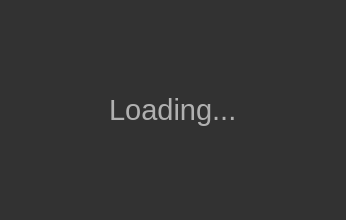
<?xml version="1.0" encoding="UTF-8"?>
<ui version="4.0">
 <class>frmLoad</class>
 <widget class="QMainWindow" name="frmLoad">
  <property name="geometry">
   <rect>
    <x>0</x>
    <y>0</y>
    <width>346</width>
    <height>220</height>
   </rect>
  </property>
  <property name="sizePolicy">
   <sizepolicy hsizetype="Fixed" vsizetype="Fixed">
    <horstretch>0</horstretch>
    <verstretch>0</verstretch>
   </sizepolicy>
  </property>
  <property name="minimumSize">
   <size>
    <width>346</width>
    <height>220</height>
   </size>
  </property>
  <property name="maximumSize">
   <size>
    <width>346</width>
    <height>220</height>
   </size>
  </property>
  <property name="windowTitle">
   <string>Rubix Cube Game 3D! | Loading...</string>
  </property>
  <property name="styleSheet">
   <string notr="true">QToolTip
{
     border: 1px solid black;
     background-color: #ffa02f;
     padding: 1px;
     border-radius: 3px;
     opacity: 100;
}

QWidget
{
    color: #b1b1b1;
    background-color: #323232;
}

QWidget:item:hover
{
    background-color: QLinearGradient( x1: 0, y1: 0, x2: 0, y2: 1, stop: 0 #ffa02f, stop: 1 #ca0619);
    color: #000000;
}

QWidget:item:selected
{
    background-color: QLinearGradient( x1: 0, y1: 0, x2: 0, y2: 1, stop: 0 #ffa02f, stop: 1 #d7801a);
}

QMenuBar::item
{
    background: transparent;
}

QMenuBar::item:selected
{
    background: transparent;
    border: 1px solid #ffaa00;
}

QMenuBar::item:pressed
{
    background: #444;
    border: 1px solid #000;
    background-color: QLinearGradient(
        x1:0, y1:0,
        x2:0, y2:1,
        stop:1 #212121,
        stop:0.4 #343434/*,
        stop:0.2 #343434,
        stop:0.1 #ffaa00*/
    );
    margin-bottom:-1px;
    padding-bottom:1px;
}

QMenu
{
    border: 1px solid #000;
}

QMenu::item
{
    padding: 2px 20px 2px 20px;
}

QMenu::item:selected
{
    color: #000000;
}

QWidget:disabled
{
    color: #404040;
    background-color: #323232;
}

QAbstractItemView
{
    background-color: QLinearGradient( x1: 0, y1: 0, x2: 0, y2: 1, stop: 0 #4d4d4d, stop: 0.1 #646464, stop: 1 #5d5d5d);
}

QWidget:focus
{
    /*border: 2px solid QLinearGradient( x1: 0, y1: 0, x2: 0, y2: 1, stop: 0 #ffa02f, stop: 1 #d7801a);*/
}

QLineEdit
{
    background-color: QLinearGradient( x1: 0, y1: 0, x2: 0, y2: 1, stop: 0 #4d4d4d, stop: 0 #646464, stop: 1 #5d5d5d);
    padding: 1px;
    border-style: solid;
    border: 1px solid #1e1e1e;
    border-radius: 5;
}

QPushButton
{
    color: #b1b1b1;
    background-color: QLinearGradient( x1: 0, y1: 0, x2: 0, y2: 1, stop: 0 #565656, stop: 0.1 #525252, stop: 0.5 #4e4e4e, stop: 0.9 #4a4a4a, stop: 1 #464646);
    border-width: 1px;
    border-color: #1e1e1e;
    border-style: solid;
    border-radius: 6;
    padding: 3px;
    font-size: 12px;
    padding-left: 5px;
    padding-right: 5px;
}

QPushButton:pressed
{
    background-color: QLinearGradient( x1: 0, y1: 0, x2: 0, y2: 1, stop: 0 #2d2d2d, stop: 0.1 #2b2b2b, stop: 0.5 #292929, stop: 0.9 #282828, stop: 1 #252525);
}

QComboBox
{
    selection-background-color: #ffaa00;
    background-color: QLinearGradient( x1: 0, y1: 0, x2: 0, y2: 1, stop: 0 #565656, stop: 0.1 #525252, stop: 0.5 #4e4e4e, stop: 0.9 #4a4a4a, stop: 1 #464646);
    border-style: solid;
    border: 1px solid #1e1e1e;
    border-radius: 5;
}

QComboBox:hover,QPushButton:hover
{
    border: 2px solid QLinearGradient( x1: 0, y1: 0, x2: 0, y2: 1, stop: 0 #ffa02f, stop: 1 #d7801a);
}


QComboBox:on
{
    padding-top: 3px;
    padding-left: 4px;
    background-color: QLinearGradient( x1: 0, y1: 0, x2: 0, y2: 1, stop: 0 #2d2d2d, stop: 0.1 #2b2b2b, stop: 0.5 #292929, stop: 0.9 #282828, stop: 1 #252525);
    selection-background-color: #ffaa00;
}

QComboBox QAbstractItemView
{
    border: 2px solid darkgray;
    selection-background-color: QLinearGradient( x1: 0, y1: 0, x2: 0, y2: 1, stop: 0 #ffa02f, stop: 1 #d7801a);
}

QComboBox::drop-down
{
     subcontrol-origin: padding;
     subcontrol-position: top right;
     width: 15px;

     border-left-width: 0px;
     border-left-color: darkgray;
     border-left-style: solid; /* just a single line */
     border-top-right-radius: 3px; /* same radius as the QComboBox */
     border-bottom-right-radius: 3px;
 }

QComboBox::down-arrow
{
     image: url(:/imgs/down_arrow.png);
}

QGroupBox:focus
{
border: 2px solid QLinearGradient( x1: 0, y1: 0, x2: 0, y2: 1, stop: 0 #ffa02f, stop: 1 #d7801a);
}

QTextEdit:focus
{
    border: 2px solid QLinearGradient( x1: 0, y1: 0, x2: 0, y2: 1, stop: 0 #ffa02f, stop: 1 #d7801a);
}

QScrollBar:horizontal {
     border: 1px solid #222222;
     background: QLinearGradient( x1: 0, y1: 0, x2: 0, y2: 1, stop: 0.0 #121212, stop: 0.2 #282828, stop: 1 #484848);
     height: 7px;
     margin: 0px 16px 0 16px;
}

QScrollBar::handle:horizontal
{
      background: QLinearGradient( x1: 0, y1: 0, x2: 1, y2: 0, stop: 0 #ffa02f, stop: 0.5 #d7801a, stop: 1 #ffa02f);
      min-height: 20px;
      border-radius: 2px;
}

QScrollBar::add-line:horizontal {
      border: 1px solid #1b1b19;
      border-radius: 2px;
      background: QLinearGradient( x1: 0, y1: 0, x2: 1, y2: 0, stop: 0 #ffa02f, stop: 1 #d7801a);
      width: 14px;
      subcontrol-position: right;
      subcontrol-origin: margin;
}

QScrollBar::sub-line:horizontal {
      border: 1px solid #1b1b19;
      border-radius: 2px;
      background: QLinearGradient( x1: 0, y1: 0, x2: 1, y2: 0, stop: 0 #ffa02f, stop: 1 #d7801a);
      width: 14px;
     subcontrol-position: left;
     subcontrol-origin: margin;
}

QScrollBar::right-arrow:horizontal, QScrollBar::left-arrow:horizontal
{
      border: 1px solid black;
      width: 1px;
      height: 1px;
      background: white;
}

QScrollBar::add-page:horizontal, QScrollBar::sub-page:horizontal
{
      background: none;
}

QScrollBar:vertical
{
      background: QLinearGradient( x1: 0, y1: 0, x2: 1, y2: 0, stop: 0.0 #121212, stop: 0.2 #282828, stop: 1 #484848);
      width: 7px;
      margin: 16px 0 16px 0;
      border: 1px solid #222222;
}

QScrollBar::handle:vertical
{
      background: QLinearGradient( x1: 0, y1: 0, x2: 0, y2: 1, stop: 0 #ffa02f, stop: 0.5 #d7801a, stop: 1 #ffa02f);
      min-height: 20px;
      border-radius: 2px;
}

QScrollBar::add-line:vertical
{
      border: 1px solid #1b1b19;
      border-radius: 2px;
      background: QLinearGradient( x1: 0, y1: 0, x2: 0, y2: 1, stop: 0 #ffa02f, stop: 1 #d7801a);
      height: 14px;
      subcontrol-position: bottom;
      subcontrol-origin: margin;
}

QScrollBar::sub-line:vertical
{
      border: 1px solid #1b1b19;
      border-radius: 2px;
      background: QLinearGradient( x1: 0, y1: 0, x2: 0, y2: 1, stop: 0 #d7801a, stop: 1 #ffa02f);
      height: 14px;
      subcontrol-position: top;
      subcontrol-origin: margin;
}

QScrollBar::up-arrow:vertical, QScrollBar::down-arrow:vertical
{
      border: 1px solid black;
      width: 1px;
      height: 1px;
      background: white;
}


QScrollBar::add-page:vertical, QScrollBar::sub-page:vertical
{
      background: none;
}

QTextEdit
{
    background-color: #242424;
}

QPlainTextEdit
{
    background-color: #242424;
}

QHeaderView::section
{
    background-color: QLinearGradient(x1:0, y1:0, x2:0, y2:1, stop:0 #616161, stop: 0.5 #505050, stop: 0.6 #434343, stop:1 #656565);
    color: white;
    padding-left: 4px;
    border: 1px solid #6c6c6c;
}

QCheckBox:disabled
{
color: #414141;
}

QDockWidget::title
{
    text-align: center;
    spacing: 3px; /* spacing between items in the tool bar */
    background-color: QLinearGradient(x1:0, y1:0, x2:0, y2:1, stop:0 #323232, stop: 0.5 #242424, stop:1 #323232);
}

QDockWidget::close-button, QDockWidget::float-button
{
    text-align: center;
    spacing: 1px; /* spacing between items in the tool bar */
    background-color: QLinearGradient(x1:0, y1:0, x2:0, y2:1, stop:0 #323232, stop: 0.5 #242424, stop:1 #323232);
}

QDockWidget::close-button:hover, QDockWidget::float-button:hover
{
    background: #242424;
}

QDockWidget::close-button:pressed, QDockWidget::float-button:pressed
{
    padding: 1px -1px -1px 1px;
}

QMainWindow::separator
{
    background-color: QLinearGradient(x1:0, y1:0, x2:0, y2:1, stop:0 #161616, stop: 0.5 #151515, stop: 0.6 #212121, stop:1 #343434);
    color: white;
    padding-left: 4px;
    border: 1px solid #4c4c4c;
    spacing: 3px; /* spacing between items in the tool bar */
}

QMainWindow::separator:hover
{

    background-color: QLinearGradient(x1:0, y1:0, x2:0, y2:1, stop:0 #d7801a, stop:0.5 #b56c17 stop:1 #ffa02f);
    color: white;
    padding-left: 4px;
    border: 1px solid #6c6c6c;
    spacing: 3px; /* spacing between items in the tool bar */
}

QToolBar::handle
{
     spacing: 3px; /* spacing between items in the tool bar */
     background: url(:/imgs/handle.png);
}

QMenu::separator
{
    height: 2px;
    background-color: QLinearGradient(x1:0, y1:0, x2:0, y2:1, stop:0 #161616, stop: 0.5 #151515, stop: 0.6 #212121, stop:1 #343434);
    color: white;
    padding-left: 4px;
    margin-left: 10px;
    margin-right: 5px;
}

QProgressBar
{
    border: 2px solid grey;
    border-radius: 5px;
    text-align: center;
}

QProgressBar::chunk
{
    background-color: #d7801a;
    width: 2.15px;
    margin: 0.5px;
}

QTabBar::tab {
    color: #b1b1b1;
    border: 1px solid #444;
    border-bottom-style: none;
    background-color: #323232;
    padding-left: 10px;
    padding-right: 10px;
    padding-top: 3px;
    padding-bottom: 2px;
    margin-right: -1px;
}

QTabWidget::pane {
    border: 1px solid #444;
    top: 1px;
}

QTabBar::tab:last
{
    margin-right: 0; /* the last selected tab has nothing to overlap with on the right */
    border-top-right-radius: 3px;
}

QTabBar::tab:first:!selected
{
 margin-left: 0px; /* the last selected tab has nothing to overlap with on the right */


    border-top-left-radius: 3px;
}

QTabBar::tab:!selected
{
    color: #b1b1b1;
    border-bottom-style: solid;
    margin-top: 3px;
    background-color: QLinearGradient(x1:0, y1:0, x2:0, y2:1, stop:1 #212121, stop:.4 #343434);
}

QTabBar::tab:selected
{
    border-top-left-radius: 3px;
    border-top-right-radius: 3px;
    margin-bottom: 0px;
}

QTabBar::tab:!selected:hover
{
    /*border-top: 2px solid #ffaa00;
    padding-bottom: 3px;*/
    border-top-left-radius: 3px;
    border-top-right-radius: 3px;
    background-color: QLinearGradient(x1:0, y1:0, x2:0, y2:1, stop:1 #212121, stop:0.4 #343434, stop:0.2 #343434, stop:0.1 #ffaa00);
}

QRadioButton::indicator:checked, QRadioButton::indicator:unchecked{
    color: #b1b1b1;
    background-color: #323232;
    border: 1px solid #b1b1b1;
    border-radius: 6px;
}

QRadioButton::indicator:checked
{
    background-color: qradialgradient(
        cx: 0.5, cy: 0.5,
        fx: 0.5, fy: 0.5,
        radius: 1.0,
        stop: 0.25 #ffaa00,
        stop: 0.3 #323232
    );
}

QCheckBox::indicator{
    color: #b1b1b1;
    background-color: #323232;
    border: 1px solid #b1b1b1;
    width: 9px;
    height: 9px;
}

QRadioButton::indicator
{
    border-radius: 6px;
}

QRadioButton::indicator:hover, QCheckBox::indicator:hover
{
    border: 1px solid #ffaa00;
}

QCheckBox::indicator:checked
{
    image:url(:/imgs/checkbox.png);
}

QCheckBox::indicator:disabled, QRadioButton::indicator:disabled
{
    border: 1px solid #444;
}</string>
  </property>
  <widget class="QWidget" name="centralwidget">
   <layout class="QGridLayout" name="gridLayout">
    <item row="2" column="1">
     <spacer name="verticalSpacer">
      <property name="orientation">
       <enum>Qt::Vertical</enum>
      </property>
      <property name="sizeHint" stdset="0">
       <size>
        <width>20</width>
        <height>40</height>
       </size>
      </property>
     </spacer>
    </item>
    <item row="1" column="0">
     <spacer name="horizontalSpacer">
      <property name="orientation">
       <enum>Qt::Horizontal</enum>
      </property>
      <property name="sizeHint" stdset="0">
       <size>
        <width>40</width>
        <height>20</height>
       </size>
      </property>
     </spacer>
    </item>
    <item row="1" column="2">
     <spacer name="horizontalSpacer_2">
      <property name="orientation">
       <enum>Qt::Horizontal</enum>
      </property>
      <property name="sizeHint" stdset="0">
       <size>
        <width>40</width>
        <height>20</height>
       </size>
      </property>
     </spacer>
    </item>
    <item row="0" column="1">
     <spacer name="verticalSpacer_2">
      <property name="orientation">
       <enum>Qt::Vertical</enum>
      </property>
      <property name="sizeHint" stdset="0">
       <size>
        <width>20</width>
        <height>40</height>
       </size>
      </property>
     </spacer>
    </item>
    <item row="1" column="1">
     <widget class="QLabel" name="label">
      <property name="font">
       <font>
        <pointsize>22</pointsize>
       </font>
      </property>
      <property name="text">
       <string>Loading...</string>
      </property>
     </widget>
    </item>
   </layout>
  </widget>
 </widget>
 <resources/>
 <connections/>
</ui>
